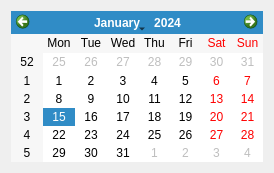
<?xml version="1.0" encoding="UTF-8"?>
<ui version="4.0">
 <class>FormCalendario</class>
 <widget class="QWidget" name="FormCalendario">
  <property name="windowModality">
   <enum>Qt::WindowModal</enum>
  </property>
  <property name="geometry">
   <rect>
    <x>0</x>
    <y>0</y>
    <width>274</width>
    <height>173</height>
   </rect>
  </property>
  <property name="windowTitle">
   <string>Form</string>
  </property>
  <layout class="QGridLayout" name="gridLayout">
   <item row="0" column="0">
    <widget class="QCalendarWidget" name="calendarWidget"/>
   </item>
  </layout>
 </widget>
 <resources/>
 <connections/>
</ui>
